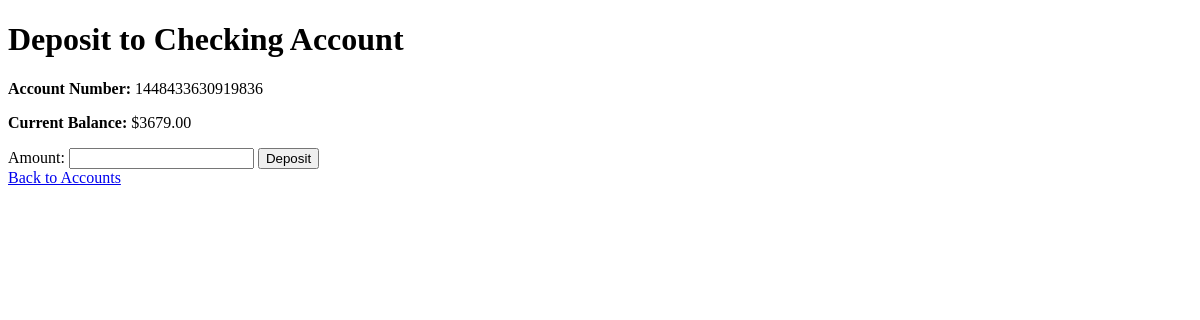
Before: /transactions/deposit/1/ (signed in) with the older database file.
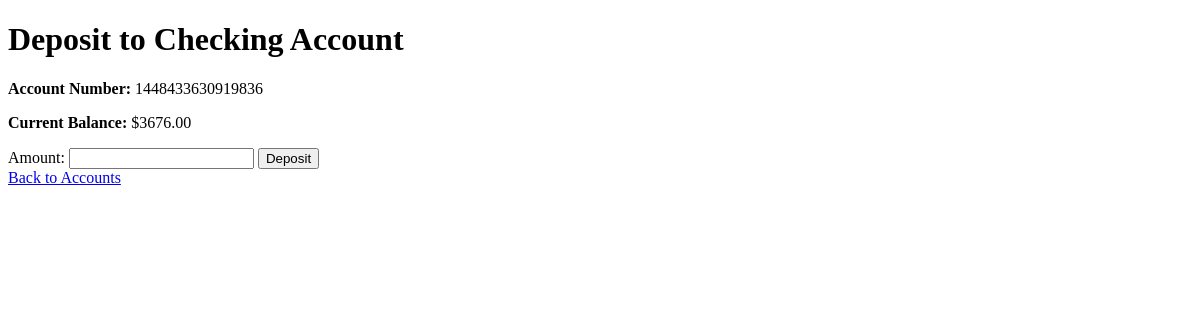
After: the same page with the newer database file.
### accounts/models.py (models this page shows, shortened)
class Account(models.Model):
    ACCOUNT_TYPE = [
        ('Checking', 'Checking'),
        ('Saving', 'Saving'),
        ('Credit Card', 'Credit Card'),
    ]
    user = models.ForeignKey(
        settings.AUTH_USER_MODEL,
        on_delete=models.CASCADE,
        related_name="accounts",
        verbose_name="User",
    )
    account_type = models.CharField(
        max_length=20,
        choices=ACCOUNT_TYPE,
        verbose_name="Account Type",
    )
    account_number = models.CharField(
        max_length=16,
        unique=True,
        editable=False,
        verbose_name="Account Number"
    )
    account_password = models.CharField(
        max_length=128,
        verbose_name="Account Password",
        help_text="Password for this account. It is separate from your login password.",
    )
    balance = models.DecimalField(
        max_digits=10,
        decimal_places=2,
        default=0.00,
        verbose_name="Balance",
    )
    created_at = models.DateTimeField(
        auto_now_add=True,
        verbose_name="Created At",
    )
    is_locked = models.BooleanField(default=False)
    class Meta:
        verbose_name = "Account"

### transactions/views.py (the view, shortened to what this page needs)
# urls.py: path('deposit/<int:account_id>/', views.deposit_view, name='deposit'),
@login_required
def deposit_view(request,account_id):
    account = get_object_or_404(Account, id=account_id, user=request.user)  # get account number
    if account.is_locked:
        messages.warning(request, "This account is locked and cannot deposit.")
        return redirect('account_list')
    return render(request, 'transaction/Deposit.html', {'account': account})

### templates/transaction/Deposit.html (shortened to what this page needs)
<!DOCTYPE html>
<html>
<head>
</head>
<body>
    <h1>Deposit to {{ account.account_type }} Account</h1>
    <p><strong>Account Number:</strong> {{ account.account_number }}</p>
    <p><strong>Current Balance:</strong> ${{ account.balance }}</p>
    <form method="post">
        <label for="amount">Amount:</label>
        <input type="number" step="0.01" name="amount" id="amount" required>
        <button type="submit">Deposit</button>
    </form>
    <a href="{% url 'account_list' %}">Back to Accounts</a>
</body>
</html>

Changed rows visible on the page:
changed Account "Checking": balance "3679.00" → "3676.00"
